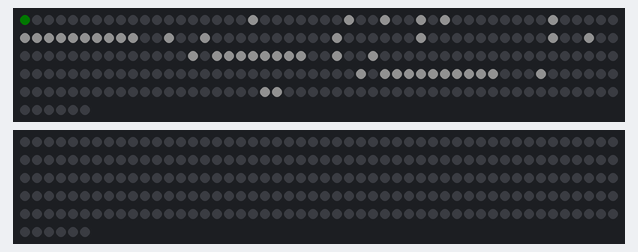
The sketch below on a simulated Arduino Uno, built with avr-gcc and run on an emulated ATmega328P. On the bench: 2 × 256 RGB LEDs in strip order, left to right, continuing on the next row. Dim RGB values are drawn brighter than linear; colours are those a GRB WS2812 strip shows for the declared byte order.

Above: at 2.17 s.
At 5.26 s:
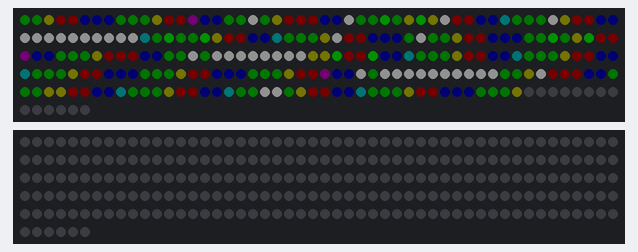
At 12.0 s:
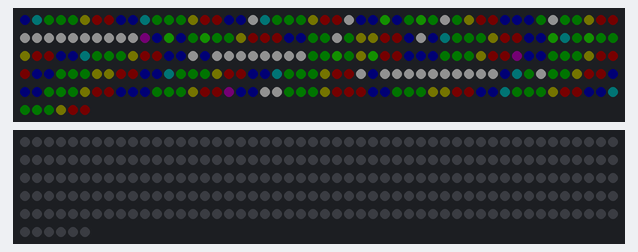
At 19.9 s:
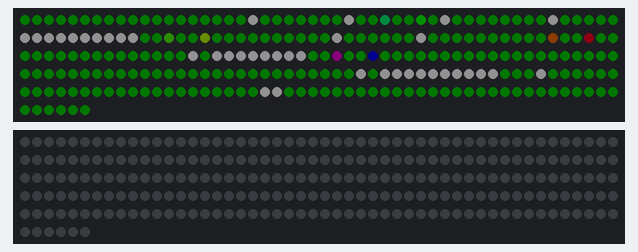
At 25.5 s:
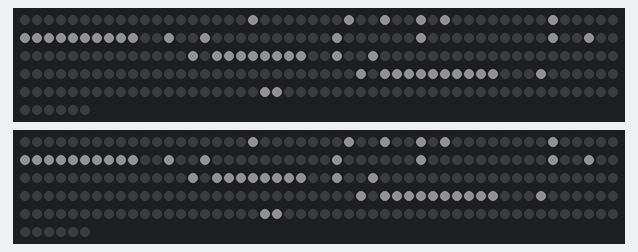
At 39.78 s:
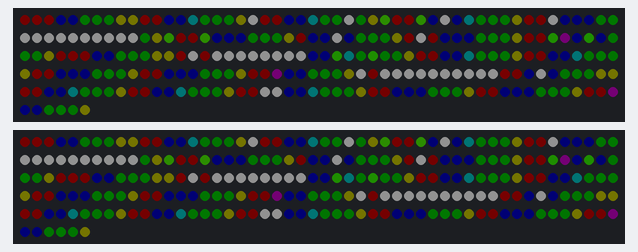

The sketch:

FastLED_logo_jit.ino
```cpp
#include "FastLED.h"

#define BRIGHTNESS  17
#define LED_TYPE    WS2812B
#define LED_PIN     3
#define NUM_LEDS    256

CRGB leds[NUM_LEDS];

int logo[256];

void setup() {
  logoSetup();
  delay(250); // for safety
  FastLED.addLeds<LED_TYPE, LED_PIN>(leds, NUM_LEDS);
  FastLED.setBrightness( BRIGHTNESS );

  for(int i=0; i<NUM_LEDS; i++){
    if(logo[i] == 1){
      leds[i] = CRGB::White;
      delay(3);
    }else if(logo[i] == 2){
      leds[i] = CRGB::White;
    }else{
      leds[i] = CRGB::Black;
      delay(3);
    }
  }
  FastLED.show();
  delay(1000);
}

void loop() {
  patternA();
  patternA();
  patternA();
  patternB();
  patternB();
  patternB();
  patternC();
  patternC();
  patternC();
  patternD();
  patternD();
  patternD();
  setup();
}

void patternA(){
  static uint8_t hueA;
  static uint8_t hueB;

  hueA+=4;

  for(int i=0; i<NUM_LEDS; i++){
    if(logo[i] == 1){
      delay(0);
    }
    else if(logo[i] == 2){
      leds[i] = CHSV(hueA, 255, 255);
      FastLED.show();
      delay(20);
    }else{
      leds[i] = CHSV(hueB, 255, 90);
      hueB+=28;
      FastLED.show();
      delay(3);
    }
  }
}

void patternB(){
  static uint8_t hueA;
  static uint8_t hueB;

  hueA+=7;

  for(int i=0; i<NUM_LEDS; i++){
    if(logo[i] == 1){
      delay(0);
    }
    else if(logo[i] == 2){
      leds[i] = CHSV(hueA, 255, 255);
      delay(2);
    }else{
      leds[i] = CHSV(hueB, 255, 90);
      hueB+=4;
      delay(3);
    }
  }
  FastLED.show();
}

void patternC(){
  static uint8_t hueA;
  static uint8_t hueB;

  hueB+=7;

  for(int i=0; i<NUM_LEDS; i++){
    if(logo[i] == 1){
      delay(0);
    }
    else if(logo[i] == 2){
      leds[i] = CHSV(hueA, 255, 255);
      hueA+=4;
      delay(3);
    }else{
      leds[i] = CHSV(hueB, 255, 90);
      delay(2);
    }
  }
  FastLED.show();
}

void patternD(){
  static uint8_t hueA;
  static uint8_t hueB;

  hueB+=4;

  for(int i=0; i<NUM_LEDS; i++){
    if(logo[i] == 1){
      delay(0);
    }
    else if(logo[i] == 2){
      leds[i] = CHSV(hueA, 255, 255);
      hueA+=28;
      FastLED.show();
      delay(10);
    }else{
      leds[i] = CHSV(hueB, 255, 90);
      FastLED.show();
      delay(2);
    }
  }
}

void logoSetup (){
  //t
  logo[19] = 1;
  logo[27] = 1;
  logo[35] = 1;
  logo[44] = 1;
  for(int i=50; i<60; i++)
    logo[i] = 1;
  logo[76] = 1;
  logo[83] = 1;

  //i
  logo[114] = 1;
  for(int i=116; i<124; i++)
    logo[i] = 1;

  //j
  logo[178] = 1;
  for(int i=180; i<190; i++)
    logo[i] = 1;
  logo[193] = 1;
  logo[220] = 1;
  logo[221] = 1;

  //underline
  int current = 30;
  for(int i=0; i<8; i++){
    if(i%2==0){
      logo[current] = 2;
      current+=3;
    }else{
      logo[current] = 2;
      current+=29;
    }
  }
}
```

Measured:
- what the display in image 2 shows lasts 0.7 s, from 11.9 s to 12.6 s
